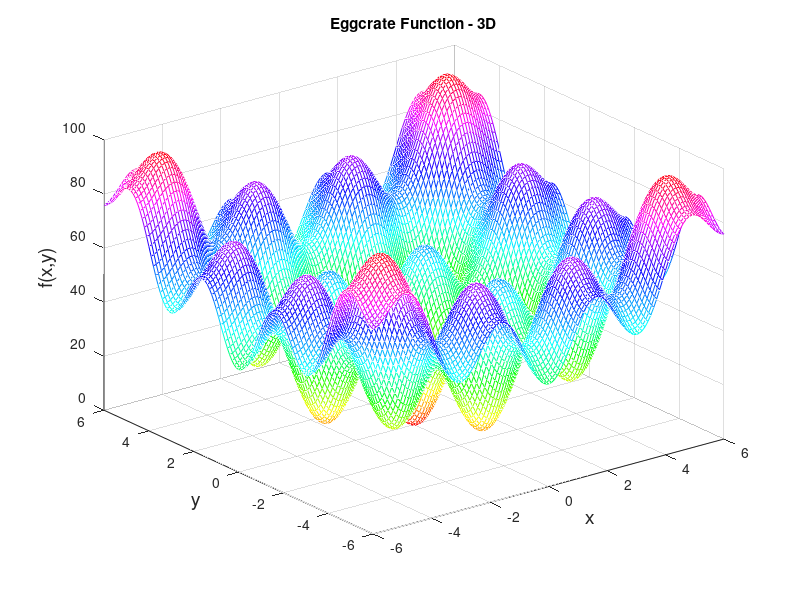

Here is the MATLAB script that generated this plot: (Note: this script raises an error after producing the figure.)
clear all; close all; clc;

x = [-6:0.1:6]; y = [-6:0.1:6];
[X,Y] = meshgrid(x,y);

egg_crate = @(x,y) x.^2 + y.^2 ...
    + 25*( sin(x).^2 + sin(y).^2 );

Z = egg_crate(X,Y);

grafico=mesh(x,y,Z); colormap(hsv);

title('Eggcrate Function - 3D');
xlabel('x','FontSize',14); 
ylabel('y','FontSize',14); 
zlabel('f(x,y)','FontSize',14);
grafico.Parent.FontSize = 14;

hold on
maximos = find(Z>96.2);
plot3(X(maximos),Y(maximos),[ 96.2 96.2 96.2 96.2 ],'s',...
    'MarkerSize',20, 'MarkerEdgeColor','black', ...
    'MarkerFaceColor','black') 
plot3(X(maximos),Y(maximos),[ 96.2 96.2 96.2 96.2 ],'ob',...
    'MarkerSize',35) 

figure; contourf(x,y,Z); colormap(hsv); hold on
grafico = plot(X(maximos),Y(maximos),'*', 'MarkerSize',15, ...
'MarkerEdgeColor','black', 'MarkerFaceColor','black')
colorbar
title('Eggcrate Function');
xlabel('x','FontSize',14); 
ylabel('y','FontSize',14); 
grafico.Parent.FontSize = 14;


